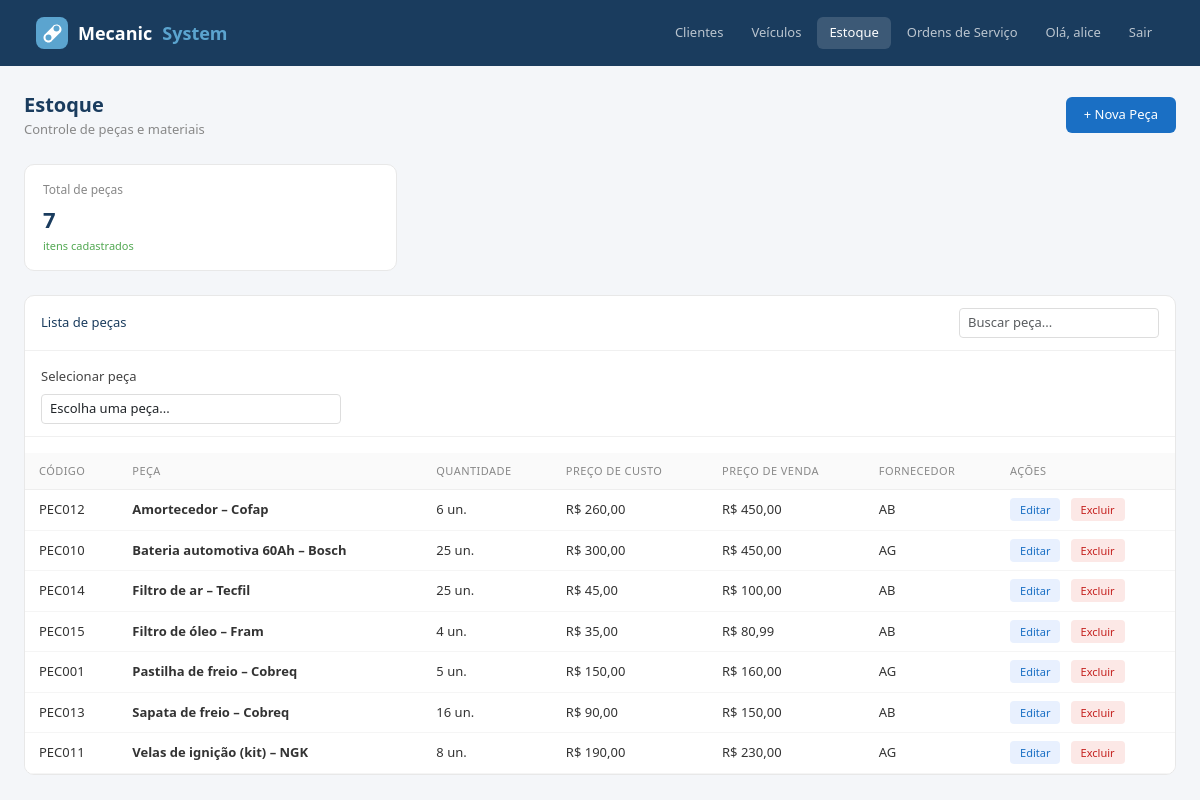
The app's page /estoque/ (signed in), older data.
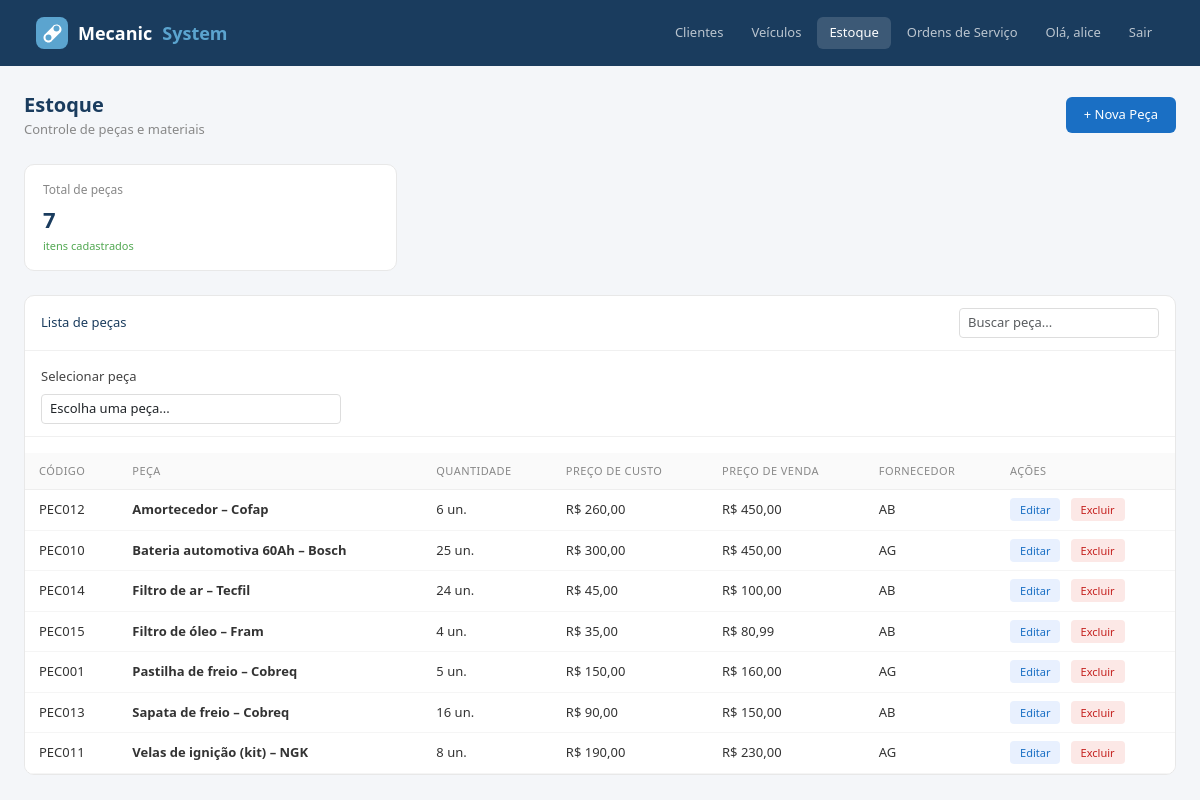
The same page, newer data.
### estoque/models.py (models this page shows, shortened)
class Peca(models.Model):
    codigo = models.CharField(max_length=50, unique=True, blank=True, null=True, verbose_name="Código")
    nome = models.CharField(max_length=100)
    quantidade = models.IntegerField(default=0)
    estoque_minimo = models.IntegerField(default=5)
    preco_custo = models.DecimalField(max_digits=10, decimal_places=2)
    preco_venda = models.DecimalField(max_digits=10, decimal_places=2)
    fornecedor = models.CharField(max_length=100, blank=True)
    class Meta:
        ordering = ['nome']
    def __str__(self):
        if self.codigo:
            return f"{self.codigo} - {self.nome}"
        return self.nome

### estoque/views.py (the view)
# urls.py: path('', views.listar_pecas, name='listar_pecas'),
def listar_pecas(request):
    pecas = Peca.objects.all()
    return render(request, 'estoque/listar.html', {'pecas': pecas})

### core/templatetags/core_filters.py (called while the page is built)
@register.filter
def br_format(value):
    if value is None or value == '':
        return "0,00"
    try:
        if isinstance(value, str):
            value = float(value.replace(',', '.'))
        locale.setlocale(locale.LC_ALL, 'pt_BR.UTF-8')
        return locale.currency(value, grouping=True, symbol=False).strip()
    except (ValueError, locale.Error):
        try:
            num = float(value)
            return f"{num:,.2f}".replace(',', 'X').replace('.', ',').replace('X', '.')
        except:
            return str(value)

### estoque/templates/estoque/listar.html (shortened to what this page needs)
{% extends "base.html" %}
{% load core_filters %}
{% block nav_estoque %}active{% endblock %}
{% block conteudo %}
<div class="d-flex justify-content-between align-items-center mb-4">
  <div>
    <div class="page-title">Estoque</div>
    <div class="page-sub">Controle de peças e materiais</div>
  </div>
  <a href="/estoque/adicionar/" class="btn-novo">+ Nova Peça</a>
</div>
<div class="row g-3 mb-4">
  <div class="col-md-4">
    <div class="stat-card">
      <div class="label">Total de peças</div>
      <div class="value">{{ pecas|length }}</div>
      <div class="sub">itens cadastrados</div>
    </div>
  </div>
</div>
<div class="card-table">
  <div class="card-top">
    <span style="font-size:13px;font-weight:500;color:#1a3c5e">Lista de peças</span>
    <input type="text" placeholder="Buscar peça..." class="form-control form-control-sm" style="width:200px" id="busca" onkeyup="filtrar()">
  </div>
  <div class="mb-3" style="padding:12px 16px;border-bottom:1px solid #f0f0f0;">
    <label class="form-label" style="font-size:13px;margin-bottom:8px;">Selecionar peça</label>
    <select class="form-control form-control-sm" style="width:300px;" id="pecaSelect">
      <option value="">Escolha uma peça...</option>
    </select>
  </div>
  <table class="table mb-0" id="tabela">
    <thead>
      <tr>
        <th>Código</th>
        <th>Peça</th>
        <th>Quantidade</th>
        <th>Preço de custo</th>
        <th>Preço de venda</th>
        <th>Fornecedor</th>
        <th>Ações</th>
      </tr>
    </thead>
    <tbody>
      {% for peca in pecas %}
      <tr>
        <td>{{ peca.codigo|default:"—" }}</td>
        <td><strong>{{ peca.nome }}</strong></td>
        <td>
          {% if peca.quantidade == 0 %}
            <span class="badge-os">Sem estoque</span>
          {% else %}
            {{ peca.quantidade }} un.
          {% endif %}
        </td>
        <td>R$ {{ peca.preco_custo|br_format }}</td>
        <td>R$ {{ peca.preco_venda|br_format }}</td>
        <td>{{ peca.fornecedor|default:"—" }}</td>
        <td>
          <a href="/estoque/editar/{{ peca.id }}/" class="btn-edit">Editar</a>
          <a href="/estoque/excluir/{{ peca.id }}/" class="btn-del" style="text-decoration:none;padding:4px 10px;font-size:11px">Excluir</a>
        </td>
      </tr>
      {% endfor %}
    </tbody>
  </table>
</div>
{% endblock %}

Row changes from the older to the newer data that the page shows:
changed Peca "PEC014": quantidade "25" → "24"
